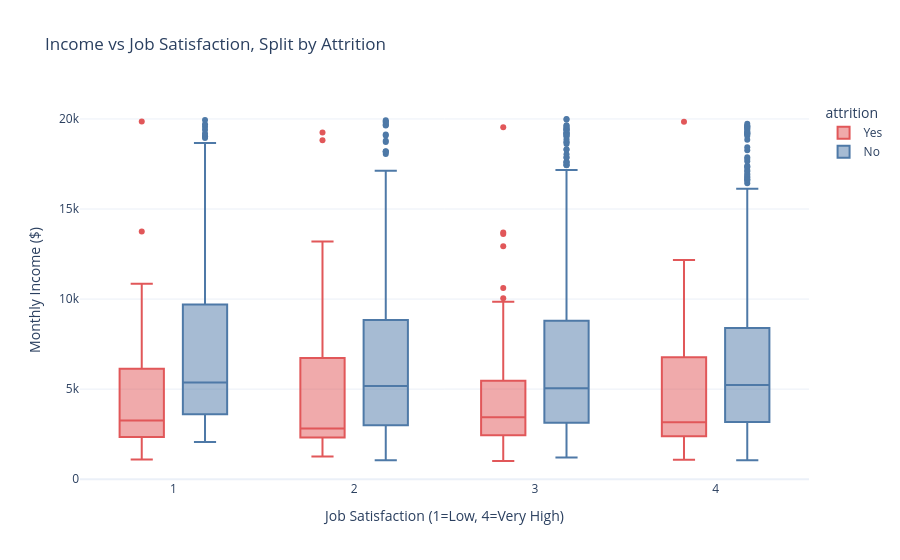

Notebook code for this chart:
### Code cell
fig = px.box(
    df, x="job_satisfaction", y="monthly_income", color="attrition",
    title="Income vs Job Satisfaction, Split by Attrition",
    labels={"job_satisfaction": "Job Satisfaction (1=Low, 4=Very High)", "monthly_income": "Monthly Income ($)"},
    color_discrete_map={"Yes": "#E15759", "No": "#4E79A7"},
)
fig.update_layout(template="plotly_white")
fig.show()

### Figure 1 — Plotly figure (JSON) as saved in the notebook; plotly's stock layout.template omitted (floating-point values rounded to 4 significant figures; data arrays with more than 128 entries replaced by an {"elided": "..."} marker saying what was removed)
{"data": [{"alignmentgroup": "True", "hovertemplate": "attrition=Yes<br>Job Satisfaction (1=Low, 4=Very High)=%{x}<br>Monthly Income ($)=%{y}<extra></extra>", "legendgroup": "Yes", "marker": {"color": "#E15759"}, "name": "Yes", "notched": false, "offsetgroup": "Yes", "orientation": "v", "showlegend": true, "type": "box", "x": {"elided": "237 int values"}, "x0": " ", "xaxis": "x", "y": {"elided": "237 int values"}, "y0": " ", "yaxis": "y"}, {"alignmentgroup": "True", "hovertemplate": "attrition=No<br>Job Satisfaction (1=Low, 4=Very High)=%{x}<br>Monthly Income ($)=%{y}<extra></extra>", "legendgroup": "No", "marker": {"color": "#4E79A7"}, "name": "No", "notched": false, "offsetgroup": "No", "orientation": "v", "showlegend": true, "type": "box", "x": {"elided": "1233 int values"}, "x0": " ", "xaxis": "x", "y": {"elided": "1233 int values"}, "y0": " ", "yaxis": "y"}], "layout": {"boxmode": "group", "legend": {"title": {"text": "attrition"}, "tracegroupgap": 0}, "title": {"text": "Income vs Job Satisfaction, Split by Attrition"}, "xaxis": {"anchor": "y", "domain": [0.0, 1.0], "title": {"text": "Job Satisfaction (1=Low, 4=Very High)"}}, "yaxis": {"anchor": "x", "domain": [0.0, 1.0], "title": {"text": "Monthly Income ($)"}}}}
